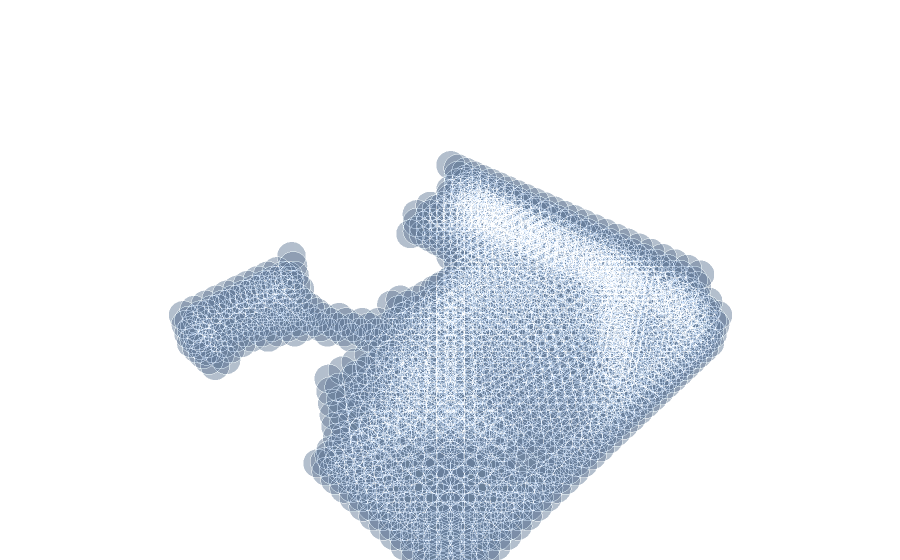
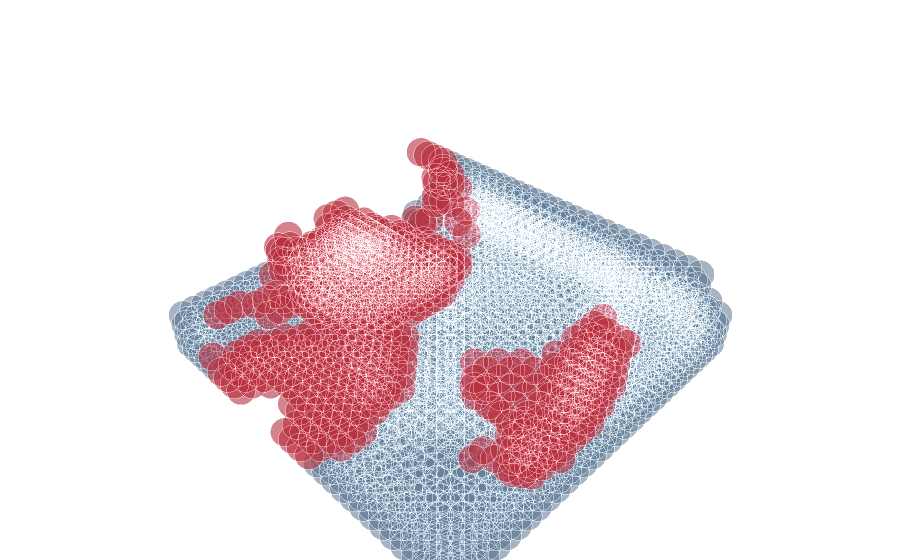
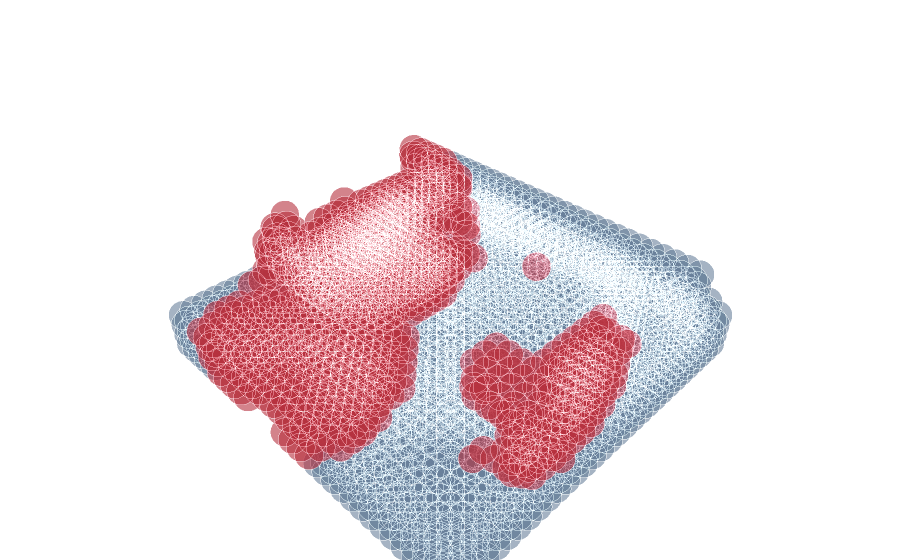
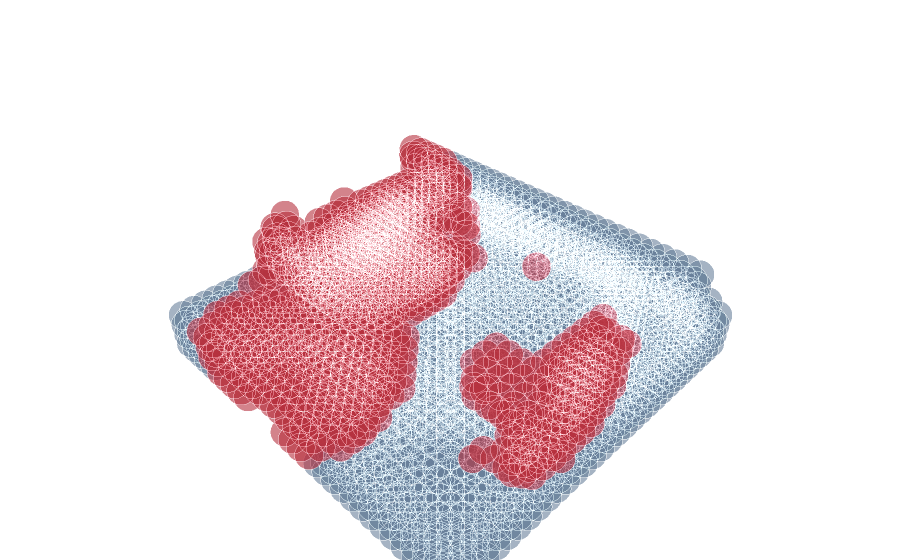

Write notebook code for charts like these, in order.
### Code cell
l1loss = lambda a, b: np.mean(np.abs(a - b))
n = arq_voxels.shape[0]

# Uncomment the desire choice
i = np.random.choice(n) # get random index
i = 25
#i = np.random.choice(np.argsort(improvement)[::-1][:int(n*.07)]) # get good result
#i = np.random.choice(np.argsort(improvement)[:int(n*.07)]) # get bad result

print('Complete object:')

#plot_vol(arq_voxels_target[i])###############################################################
n_voxels_target = np.sum(arq_voxels_target[i] == 1)

size = 10
print('Fractured object (l1=%.4f):' % l1loss(arq_voxels_target[i], arq_voxels[i]))
n_voxels = np.sum(arq_voxels[i] == 1)
missing_points = n_voxels_target - n_voxels
perc_missing = missing_points * 100 / n_voxels_target
print(f'Missing voxels: {missing_points} (%.2f%%)' % perc_missing)
#plot_one(arq_voxels[i])
plot_vol(arq_voxels[i], s=size)

print('Reconstruction (l1=%.4f):' % l1loss(arq_voxels_target[i], arq_result[i]))
missing_points_result = np.sum((arq_voxels_target[i] + (arq_result[i] > 0)) == 0)
extra_points = np.sum((arq_voxels_target[i] + (arq_result[i] > 0)) == 1)
print(f'Missing voxels    : {missing_points} -> {missing_points_result}')
print(f'Extra voxels added: {extra_points}')
#plot_vol(arq_voxels_target[i], s=size) #completo
plot_reconstruction(arq_voxels[i], arq_result[i], s=size)
# plot_reconstruction(arq_voxels[i], arq_voxels_target[i], s=size)
rerecon = model.predict_one(arq_result[i], 'bathtub', decode_label=True)
plot_reconstruction(arq_voxels[i], rerecon[0], s=size)
rererecon = model.predict_one(arq_result[i], 'bathtub', decode_label=True)
plot_reconstruction(arq_voxels[i], rererecon[0], s=size)

### Figure 1 — Plotly figure (JSON) as saved in the notebook; plotly's stock layout.template omitted (floating-point values rounded to 4 significant figures; data arrays with more than 128 entries replaced by an {"elided": "..."} marker saying what was removed)
{"data": [{"marker": {"color": "rgb(105, 127, 155)", "line": {"color": "rgba(217, 217, 217, 0.14)", "width": 0.5}, "opacity": 0.5, "size": 10}, "mode": "markers", "type": "scatter3d", "x": {"elided": "2246 int values"}, "y": {"elided": "2246 int values"}, "z": {"elided": "2246 int values"}}], "layout": {"margin": {"b": 0, "l": 0, "r": 0, "t": 0}, "scene": {"xaxis": {"visible": false}, "yaxis": {"visible": false}, "zaxis": {"visible": false}}}}

### Figure 2 — Plotly figure (JSON) as saved in the notebook; plotly's stock layout.template omitted (floating-point values rounded to 4 significant figures; data arrays with more than 128 entries replaced by an {"elided": "..."} marker saying what was removed)
{"data": [{"marker": {"color": "rgb(105, 128, 155)", "line": {"color": "rgba(217, 217, 217, 0.14)", "width": 0.5}, "opacity": 0.6, "size": 10}, "mode": "markers", "type": "scatter3d", "x": {"elided": "2246 int values"}, "y": {"elided": "2246 int values"}, "z": {"elided": "2246 int values"}}, {"marker": {"color": "rgb(182, 49, 62)", "line": {"color": "rgba(217, 217, 217, 0.14)", "width": 0.5}, "opacity": 0.6, "size": 10}, "mode": "markers", "type": "scatter3d", "x": {"elided": "720 int values"}, "y": {"elided": "720 int values"}, "z": {"elided": "720 int values"}}], "layout": {"margin": {"b": 0, "l": 0, "r": 0, "t": 0}, "scene": {"xaxis": {"visible": false}, "yaxis": {"visible": false}, "zaxis": {"visible": false}}, "showlegend": false}}

### Figure 3 — Plotly figure (JSON) as saved in the notebook; plotly's stock layout.template omitted (floating-point values rounded to 4 significant figures; data arrays with more than 128 entries replaced by an {"elided": "..."} marker saying what was removed)
{"data": [{"marker": {"color": "rgb(105, 128, 155)", "line": {"color": "rgba(217, 217, 217, 0.14)", "width": 0.5}, "opacity": 0.6, "size": 10}, "mode": "markers", "type": "scatter3d", "x": {"elided": "2246 int values"}, "y": {"elided": "2246 int values"}, "z": {"elided": "2246 int values"}}, {"marker": {"color": "rgb(182, 49, 62)", "line": {"color": "rgba(217, 217, 217, 0.14)", "width": 0.5}, "opacity": 0.6, "size": 10}, "mode": "markers", "type": "scatter3d", "x": {"elided": "1064 int values"}, "y": {"elided": "1064 int values"}, "z": {"elided": "1064 int values"}}], "layout": {"margin": {"b": 0, "l": 0, "r": 0, "t": 0}, "scene": {"xaxis": {"visible": false}, "yaxis": {"visible": false}, "zaxis": {"visible": false}}, "showlegend": false}}

### Figure 4 — Plotly figure (JSON) as saved in the notebook; plotly's stock layout.template omitted (floating-point values rounded to 4 significant figures; data arrays with more than 128 entries replaced by an {"elided": "..."} marker saying what was removed)
{"data": [{"marker": {"color": "rgb(105, 128, 155)", "line": {"color": "rgba(217, 217, 217, 0.14)", "width": 0.5}, "opacity": 0.6, "size": 10}, "mode": "markers", "type": "scatter3d", "x": {"elided": "2246 int values"}, "y": {"elided": "2246 int values"}, "z": {"elided": "2246 int values"}}, {"marker": {"color": "rgb(182, 49, 62)", "line": {"color": "rgba(217, 217, 217, 0.14)", "width": 0.5}, "opacity": 0.6, "size": 10}, "mode": "markers", "type": "scatter3d", "x": {"elided": "1064 int values"}, "y": {"elided": "1064 int values"}, "z": {"elided": "1064 int values"}}], "layout": {"margin": {"b": 0, "l": 0, "r": 0, "t": 0}, "scene": {"xaxis": {"visible": false}, "yaxis": {"visible": false}, "zaxis": {"visible": false}}, "showlegend": false}}
